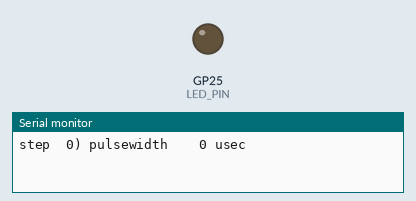
Simulated run of this sketch. Board: Raspberry Pi Pico. On the bench: output pins drawn as LEDs (lit = HIGH), the last lines printed to the serial monitor.

Above: at 0.05 s.
At 0.5 s:
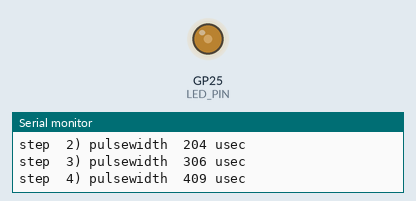
At 0.95 s:
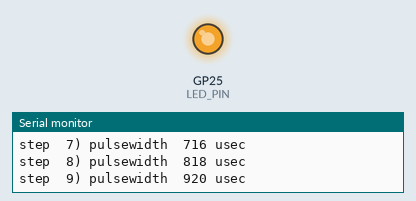
At 1.9 s:
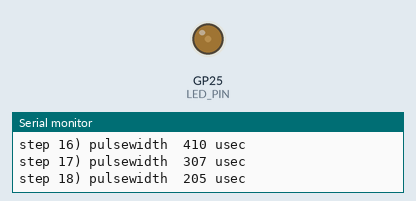
Timing chart, 0 to 4.6 s (numbered marks = the images above):
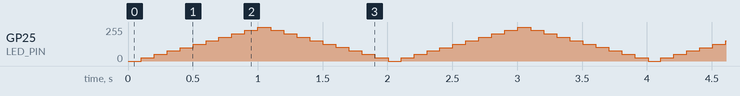

The sketch:

example-9.ino
```cpp
// File: example-9.ino
// Date: 2021-04-13
// Target: RPi Pico RP2040

#define LED_PIN   (p25) // use on-board LED (GP25 pin)
#define STEPS     (10)  // number of LED brightness steps
#define MAX_VALUE (1023)

void setup() {
   SerialUSB.begin(115200);
   pinMode( LED_PIN, OUTPUT );
   analogWriteResolution( 10 ); // use 10-bit value
   analogWrite( LED_PIN, 0 );
}

char sbuf[64];

void loop() {
  uint32_t t, pw;
   for (uint32_t i=0; i < 2*STEPS; i++) {
      t = (i*MAX_VALUE/STEPS);
      pw = (t <= MAX_VALUE) ? t : 2*MAX_VALUE-t;
      analogWrite( LED_PIN, pw );
      sprintf( sbuf, "step %2lu) pulsewidth %4lu usec", i, pw );
      SerialUSB.println( sbuf );
      delay(100);
   }
}
```
